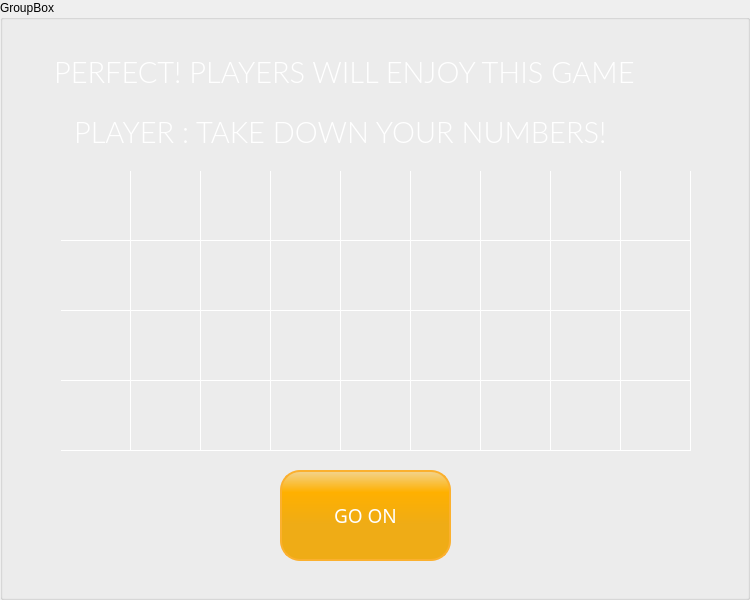
   <widget class="QGroupBox" name="groupBoxPrintedCards_90">
    <property name="geometry">
     <rect>
      <x>0</x>
      <y>-40</y>
      <width>750</width>
      <height>600</height>
     </rect>
    </property>
    <property name="title">
     <string>GroupBox</string>
    </property>
    <widget class="QTextEdit" name="textEditDisplayNumberOfPlayers_90">
     <property name="geometry">
      <rect>
       <x>50</x>
       <y>50</y>
       <width>641</width>
       <height>41</height>
      </rect>
     </property>
     <property name="sizePolicy">
      <sizepolicy hsizetype="Minimum" vsizetype="Minimum">
       <horstretch>0</horstretch>
       <verstretch>0</verstretch>
      </sizepolicy>
     </property>
     <property name="palette">
      <palette>
       <active>
        <colorrole role="Button">
         <brush brushstyle="SolidPattern">
          <color alpha="0">
           <red>0</red>
           <green>0</green>
           <blue>0</blue>
          </color>
         </brush>
        </colorrole>
        <colorrole role="Base">
         <brush brushstyle="NoBrush">
          <color alpha="255">
           <red>0</red>
           <green>0</green>
           <blue>0</blue>
          </color>
         </brush>
        </colorrole>
        <colorrole role="Window">
         <brush brushstyle="SolidPattern">
          <color alpha="0">
           <red>0</red>
           <green>0</green>
           <blue>0</blue>
          </color>
         </brush>
        </colorrole>
       </active>
       <inactive>
        <colorrole role="Button">
         <brush brushstyle="SolidPattern">
          <color alpha="0">
           <red>0</red>
           <green>0</green>
           <blue>0</blue>
          </color>
         </brush>
        </colorrole>
        <colorrole role="Base">
         <brush brushstyle="NoBrush">
          <color alpha="255">
           <red>0</red>
           <green>0</green>
           <blue>0</blue>
          </color>
         </brush>
        </colorrole>
        <colorrole role="Window">
         <brush brushstyle="SolidPattern">
          <color alpha="0">
           <red>0</red>
           <green>0</green>
           <blue>0</blue>
          </color>
         </brush>
        </colorrole>
       </inactive>
       <disabled>
        <colorrole role="Button">
         <brush brushstyle="SolidPattern">
          <color alpha="0">
           <red>0</red>
           <green>0</green>
           <blue>0</blue>
          </color>
         </brush>
        </colorrole>
        <colorrole role="Base">
         <brush brushstyle="NoBrush">
          <color alpha="255">
           <red>0</red>
           <green>0</green>
           <blue>0</blue>
          </color>
         </brush>
        </colorrole>
        <colorrole role="Window">
         <brush brushstyle="SolidPattern">
          <color alpha="0">
           <red>0</red>
           <green>0</green>
           <blue>0</blue>
          </color>
         </brush>
        </colorrole>
       </disabled>
      </palette>
     </property>
     <property name="font">
      <font>
       <family>Lato</family>
      </font>
     </property>
     <property name="autoFillBackground">
      <bool>false</bool>
     </property>
     <property name="styleSheet">
      <string notr="true">background-color: rgba(0,0,0,0%);
border-color: rgba(0,0,0,0%)</string>
     </property>
     <property name="inputMethodHints">
      <set>Qt::ImhNone</set>
     </property>
     <property name="frameShape">
      <enum>QFrame::NoFrame</enum>
     </property>
     <property name="frameShadow">
      <enum>QFrame::Raised</enum>
     </property>
     <property name="lineWidth">
      <number>0</number>
     </property>
     <property name="verticalScrollBarPolicy">
      <enum>Qt::ScrollBarAlwaysOff</enum>
     </property>
     <property name="horizontalScrollBarPolicy">
      <enum>Qt::ScrollBarAlwaysOff</enum>
     </property>
     <property name="sizeAdjustPolicy">
      <enum>QAbstractScrollArea::AdjustIgnored</enum>
     </property>
     <property name="readOnly">
      <bool>true</bool>
     </property>
     <property name="html">
      <string>&lt;!DOCTYPE HTML PUBLIC &quot;-//W3C//DTD HTML 4.0//EN&quot; &quot;http://www.w3.org/TR/REC-html40/strict.dtd&quot;&gt;
&lt;html&gt;&lt;head&gt;&lt;meta name=&quot;qrichtext&quot; content=&quot;1&quot; /&gt;&lt;style type=&quot;text/css&quot;&gt;
p, li { white-space: pre-wrap; }
&lt;/style&gt;&lt;/head&gt;&lt;body style=&quot; font-family:'Lato'; font-size:9pt; font-weight:400; font-style:normal;&quot;&gt;
&lt;p style=&quot; margin-top:0px; margin-bottom:0px; margin-left:0px; margin-right:0px; -qt-block-indent:0; text-indent:0px;&quot;&gt;&lt;span style=&quot; font-family:'Sans Serif'; font-size:22pt; font-weight:296; color:#ffffff;&quot;&gt;PERFECT! PLAYERS WILL ENJOY THIS GAME&lt;/span&gt;&lt;/p&gt;&lt;/body&gt;&lt;/html&gt;</string>
     </property>
     <property name="tabStopWidth">
      <number>0</number>
     </property>
     <property name="cursorWidth">
      <number>0</number>
     </property>
    </widget>
    <widget class="QTextEdit" name="textEditTakeDownNumbers_90">
     <property name="geometry">
      <rect>
       <x>70</x>
       <y>110</y>
       <width>641</width>
       <height>41</height>
      </rect>
     </property>
     <property name="sizePolicy">
      <sizepolicy hsizetype="Minimum" vsizetype="Minimum">
       <horstretch>0</horstretch>
       <verstretch>0</verstretch>
      </sizepolicy>
     </property>
     <property name="palette">
      <palette>
       <active>
        <colorrole role="Button">
         <brush brushstyle="SolidPattern">
          <color alpha="0">
           <red>0</red>
           <green>0</green>
           <blue>0</blue>
          </color>
         </brush>
        </colorrole>
        <colorrole role="Base">
         <brush brushstyle="NoBrush">
          <color alpha="255">
           <red>0</red>
           <green>0</green>
           <blue>0</blue>
          </color>
         </brush>
        </colorrole>
        <colorrole role="Window">
         <brush brushstyle="SolidPattern">
          <color alpha="0">
           <red>0</red>
           <green>0</green>
           <blue>0</blue>
          </color>
         </brush>
        </colorrole>
       </active>
       <inactive>
        <colorrole role="Button">
         <brush brushstyle="SolidPattern">
          <color alpha="0">
           <red>0</red>
           <green>0</green>
           <blue>0</blue>
          </color>
         </brush>
        </colorrole>
        <colorrole role="Base">
         <brush brushstyle="NoBrush">
          <color alpha="255">
           <red>0</red>
           <green>0</green>
           <blue>0</blue>
          </color>
         </brush>
        </colorrole>
        <colorrole role="Window">
         <brush brushstyle="SolidPattern">
          <color alpha="0">
           <red>0</red>
           <green>0</green>
           <blue>0</blue>
          </color>
         </brush>
        </colorrole>
       </inactive>
       <disabled>
        <colorrole role="Button">
         <brush brushstyle="SolidPattern">
          <color alpha="0">
           <red>0</red>
           <green>0</green>
           <blue>0</blue>
          </color>
         </brush>
        </colorrole>
        <colorrole role="Base">
         <brush brushstyle="NoBrush">
          <color alpha="255">
           <red>0</red>
           <green>0</green>
           <blue>0</blue>
          </color>
         </brush>
        </colorrole>
        <colorrole role="Window">
         <brush brushstyle="SolidPattern">
          <color alpha="0">
           <red>0</red>
           <green>0</green>
           <blue>0</blue>
          </color>
         </brush>
        </colorrole>
       </disabled>
      </palette>
     </property>
     <property name="font">
      <font>
       <family>Lato</family>
      </font>
     </property>
     <property name="autoFillBackground">
      <bool>false</bool>
     </property>
     <property name="styleSheet">
      <string notr="true">background-color: rgba(0,0,0,0%);
border-color: rgba(0,0,0,0%)</string>
     </property>
     <property name="inputMethodHints">
      <set>Qt::ImhNone</set>
     </property>
     <property name="frameShape">
      <enum>QFrame::NoFrame</enum>
     </property>
     <property name="frameShadow">
      <enum>QFrame::Raised</enum>
     </property>
     <property name="lineWidth">
      <number>0</number>
     </property>
     <property name="verticalScrollBarPolicy">
      <enum>Qt::ScrollBarAlwaysOff</enum>
     </property>
     <property name="horizontalScrollBarPolicy">
      <enum>Qt::ScrollBarAlwaysOff</enum>
     </property>
     <property name="sizeAdjustPolicy">
      <enum>QAbstractScrollArea::AdjustIgnored</enum>
     </property>
     <property name="readOnly">
      <bool>true</bool>
     </property>
     <property name="html">
      <string>&lt;!DOCTYPE HTML PUBLIC &quot;-//W3C//DTD HTML 4.0//EN&quot; &quot;http://www.w3.org/TR/REC-html40/strict.dtd&quot;&gt;
&lt;html&gt;&lt;head&gt;&lt;meta name=&quot;qrichtext&quot; content=&quot;1&quot; /&gt;&lt;style type=&quot;text/css&quot;&gt;
p, li { white-space: pre-wrap; }
&lt;/style&gt;&lt;/head&gt;&lt;body style=&quot; font-family:'Lato'; font-size:9pt; font-weight:400; font-style:normal;&quot;&gt;
&lt;p style=&quot; margin-top:0px; margin-bottom:0px; margin-left:0px; margin-right:0px; -qt-block-indent:0; text-indent:0px;&quot;&gt;&lt;span style=&quot; font-family:'Sans Serif'; font-size:22pt; font-weight:296; color:#ffffff;&quot;&gt;PLAYER : TAKE DOWN YOUR NUMBERS!&lt;/span&gt;&lt;/p&gt;&lt;/body&gt;&lt;/html&gt;</string>
     </property>
     <property name="tabStopWidth">
      <number>0</number>
     </property>
     <property name="cursorWidth">
      <number>0</number>
     </property>
    </widget>
    <widget class="QTableWidget" name="tableWidget_Card90">
     <property name="enabled">
      <bool>true</bool>
     </property>
     <property name="geometry">
      <rect>
       <x>60</x>
       <y>170</y>
       <width>661</width>
       <height>301</height>
      </rect>
     </property>
     <property name="palette">
      <palette>
       <active>
        <colorrole role="Button">
         <brush brushstyle="SolidPattern">
          <color alpha="0">
           <red>0</red>
           <green>0</green>
           <blue>0</blue>
          </color>
         </brush>
        </colorrole>
        <colorrole role="Text">
         <brush brushstyle="SolidPattern">
          <color alpha="255">
           <red>255</red>
           <green>255</green>
           <blue>255</blue>
          </color>
         </brush>
        </colorrole>
        <colorrole role="Base">
         <brush brushstyle="NoBrush">
          <color alpha="255">
           <red>0</red>
           <green>0</green>
           <blue>0</blue>
          </color>
         </brush>
        </colorrole>
        <colorrole role="Window">
         <brush brushstyle="SolidPattern">
          <color alpha="0">
           <red>0</red>
           <green>0</green>
           <blue>0</blue>
          </color>
         </brush>
        </colorrole>
       </active>
       <inactive>
        <colorrole role="Button">
         <brush brushstyle="SolidPattern">
          <color alpha="0">
           <red>0</red>
           <green>0</green>
           <blue>0</blue>
          </color>
         </brush>
        </colorrole>
        <colorrole role="Text">
         <brush brushstyle="SolidPattern">
          <color alpha="255">
           <red>255</red>
           <green>255</green>
           <blue>255</blue>
          </color>
         </brush>
        </colorrole>
        <colorrole role="Base">
         <brush brushstyle="NoBrush">
          <color alpha="255">
           <red>0</red>
           <green>0</green>
           <blue>0</blue>
          </color>
         </brush>
        </colorrole>
        <colorrole role="Window">
         <brush brushstyle="SolidPattern">
          <color alpha="0">
           <red>0</red>
           <green>0</green>
           <blue>0</blue>
          </color>
         </brush>
        </colorrole>
       </inactive>
       <disabled>
        <colorrole role="Button">
         <brush brushstyle="SolidPattern">
          <color alpha="0">
           <red>0</red>
           <green>0</green>
           <blue>0</blue>
          </color>
         </brush>
        </colorrole>
        <colorrole role="Text">
         <brush brushstyle="SolidPattern">
          <color alpha="255">
           <red>190</red>
           <green>190</green>
           <blue>190</blue>
          </color>
         </brush>
        </colorrole>
        <colorrole role="Base">
         <brush brushstyle="NoBrush">
          <color alpha="255">
           <red>0</red>
           <green>0</green>
           <blue>0</blue>
          </color>
         </brush>
        </colorrole>
        <colorrole role="Window">
         <brush brushstyle="SolidPattern">
          <color alpha="0">
           <red>0</red>
           <green>0</green>
           <blue>0</blue>
          </color>
         </brush>
        </colorrole>
       </disabled>
      </palette>
     </property>
     <property name="font">
      <font>
       <pointsize>20</pointsize>
      </font>
     </property>
     <property name="styleSheet">
      <string notr="true">background-color: rgba(0,0,0,0%);
gridline-color: #ffffff;
</string>
     </property>
     <property name="lineWidth">
      <number>1</number>
     </property>
     <property name="rowCount">
      <number>4</number>
     </property>
     <property name="columnCount">
      <number>9</number>
     </property>
     <attribute name="horizontalHeaderVisible">
      <bool>false</bool>
     </attribute>
     <attribute name="horizontalHeaderDefaultSectionSize">
      <number>70</number>
     </attribute>
     <attribute name="verticalHeaderVisible">
      <bool>false</bool>
     </attribute>
     <attribute name="verticalHeaderDefaultSectionSize">
      <number>70</number>
     </attribute>
     <row/>
     <row/>
     <row/>
     <row/>
     <column/>
     <column/>
     <column/>
     <column/>
     <column/>
     <column/>
     <column/>
     <column/>
     <column/>
    </widget>
    <widget class="QPushButton" name="pushButton90BallsGoOn">
     <property name="geometry">
      <rect>
       <x>280</x>
       <y>470</y>
       <width>171</width>
       <height>91</height>
      </rect>
     </property>
     <property name="palette">
      <palette>
       <active>
        <colorrole role="WindowText">
         <brush brushstyle="SolidPattern">
          <color alpha="255">
           <red>255</red>
           <green>255</green>
           <blue>255</blue>
          </color>
         </brush>
        </colorrole>
        <colorrole role="Button">
         <brush brushstyle="LinearGradientPattern">
          <gradient startx="0.000000000000000" starty="0.000000000000000" endx="0.000000000000000" endy="0.600000000000000" type="LinearGradient" spread="PadSpread" coordinatemode="ObjectBoundingMode">
           <gradientstop position="0.000000000000000">
            <color alpha="255">
             <red>242</red>
             <green>212</green>
             <blue>144</blue>
            </color>
           </gradientstop>
           <gradientstop position="0.400000000000000">
            <color alpha="255">
             <red>255</red>
             <green>176</green>
             <blue>0</blue>
            </color>
           </gradientstop>
           <gradientstop position="1.000000000000000">
            <color alpha="255">
             <red>239</red>
             <green>172</green>
             <blue>22</blue>
            </color>
           </gradientstop>
          </gradient>
         </brush>
        </colorrole>
        <colorrole role="ButtonText">
         <brush brushstyle="SolidPattern">
          <color alpha="255">
           <red>255</red>
           <green>255</green>
           <blue>255</blue>
          </color>
         </brush>
        </colorrole>
        <colorrole role="Base">
         <brush brushstyle="LinearGradientPattern">
          <gradient startx="0.000000000000000" starty="0.000000000000000" endx="0.000000000000000" endy="0.600000000000000" type="LinearGradient" spread="PadSpread" coordinatemode="ObjectBoundingMode">
           <gradientstop position="0.000000000000000">
            <color alpha="255">
             <red>242</red>
             <green>212</green>
             <blue>144</blue>
            </color>
           </gradientstop>
           <gradientstop position="0.400000000000000">
            <color alpha="255">
             <red>255</red>
             <green>176</green>
             <blue>0</blue>
            </color>
           </gradientstop>
           <gradientstop position="1.000000000000000">
            <color alpha="255">
             <red>239</red>
             <green>172</green>
             <blue>22</blue>
            </color>
           </gradientstop>
          </gradient>
         </brush>
        </colorrole>
        <colorrole role="Window">
         <brush brushstyle="LinearGradientPattern">
          <gradient startx="0.000000000000000" starty="0.000000000000000" endx="0.000000000000000" endy="0.600000000000000" type="LinearGradient" spread="PadSpread" coordinatemode="ObjectBoundingMode">
           <gradientstop position="0.000000000000000">
            <color alpha="255">
             <red>242</red>
             <green>212</green>
             <blue>144</blue>
            </color>
           </gradientstop>
           <gradientstop position="0.400000000000000">
            <color alpha="255">
             <red>255</red>
             <green>176</green>
             <blue>0</blue>
            </color>
           </gradientstop>
           <gradientstop position="1.000000000000000">
            <color alpha="255">
             <red>239</red>
             <green>172</green>
             <blue>22</blue>
            </color>
           </gradientstop>
          </gradient>
         </brush>
        </colorrole>
       </active>
       <inactive>
        <colorrole role="WindowText">
         <brush brushstyle="SolidPattern">
          <color alpha="255">
           <red>255</red>
           <green>255</green>
           <blue>255</blue>
          </color>
         </brush>
        </colorrole>
        <colorrole role="Button">
         <brush brushstyle="LinearGradientPattern">
          <gradient startx="0.000000000000000" starty="0.000000000000000" endx="0.000000000000000" endy="0.600000000000000" type="LinearGradient" spread="PadSpread" coordinatemode="ObjectBoundingMode">
           <gradientstop position="0.000000000000000">
            <color alpha="255">
             <red>242</red>
             <green>212</green>
             <blue>144</blue>
            </color>
           </gradientstop>
           <gradientstop position="0.400000000000000">
            <color alpha="255">
             <red>255</red>
             <green>176</green>
             <blue>0</blue>
            </color>
           </gradientstop>
           <gradientstop position="1.000000000000000">
            <color alpha="255">
             <red>239</red>
             <green>172</green>
             <blue>22</blue>
            </color>
           </gradientstop>
          </gradient>
         </brush>
        </colorrole>
        <colorrole role="ButtonText">
         <brush brushstyle="SolidPattern">
          <color alpha="255">
           <red>255</red>
           <green>255</green>
           <blue>255</blue>
          </color>
         </brush>
        </colorrole>
        <colorrole role="Base">
         <brush brushstyle="LinearGradientPattern">
          <gradient startx="0.000000000000000" starty="0.000000000000000" endx="0.000000000000000" endy="0.600000000000000" type="LinearGradient" spread="PadSpread" coordinatemode="ObjectBoundingMode">
           <gradientstop position="0.000000000000000">
            <color alpha="255">
             <red>242</red>
             <green>212</green>
             <blue>144</blue>
            </color>
           </gradientstop>
           <gradientstop position="0.400000000000000">
            <color alpha="255">
             <red>255</red>
             <green>176</green>
             <blue>0</blue>
            </color>
           </gradientstop>
           <gradientstop position="1.000000000000000">
            <color alpha="255">
             <red>239</red>
             <green>172</green>
             <blue>22</blue>
            </color>
           </gradientstop>
          </gradient>
         </brush>
        </colorrole>
        <colorrole role="Window">
         <brush brushstyle="LinearGradientPattern">
          <gradient startx="0.000000000000000" starty="0.000000000000000" endx="0.000000000000000" endy="0.600000000000000" type="LinearGradient" spread="PadSpread" coordinatemode="ObjectBoundingMode">
           <gradientstop position="0.000000000000000">
            <color alpha="255">
             <red>242</red>
             <green>212</green>
             <blue>144</blue>
            </color>
           </gradientstop>
           <gradientstop position="0.400000000000000">
            <color alpha="255">
             <red>255</red>
             <green>176</green>
             <blue>0</blue>
            </color>
           </gradientstop>
           <gradientstop position="1.000000000000000">
            <color alpha="255">
             <red>239</red>
             <green>172</green>
             <blue>22</blue>
            </color>
           </gradientstop>
          </gradient>
         </brush>
        </colorrole>
       </inactive>
       <disabled>
        <colorrole role="WindowText">
         <brush brushstyle="SolidPattern">
          <color alpha="255">
           <red>190</red>
           <green>190</green>
           <blue>190</blue>
          </color>
         </brush>
        </colorrole>
        <colorrole role="Button">
         <brush brushstyle="LinearGradientPattern">
          <gradient startx="0.000000000000000" starty="0.000000000000000" endx="0.000000000000000" endy="0.600000000000000" type="LinearGradient" spread="PadSpread" coordinatemode="ObjectBoundingMode">
           <gradientstop position="0.000000000000000">
            <color alpha="255">
             <red>242</red>
             <green>212</green>
             <blue>144</blue>
            </color>
           </gradientstop>
           <gradientstop position="0.400000000000000">
            <color alpha="255">
             <red>255</red>
             <green>176</green>
             <blue>0</blue>
            </color>
           </gradientstop>
           <gradientstop position="1.000000000000000">
            <color alpha="255">
             <red>239</red>
             <green>172</green>
             <blue>22</blue>
            </color>
           </gradientstop>
          </gradient>
         </brush>
        </colorrole>
        <colorrole role="ButtonText">
         <brush brushstyle="SolidPattern">
          <color alpha="255">
           <red>190</red>
           <green>190</green>
           <blue>190</blue>
          </color>
         </brush>
        </colorrole>
        <colorrole role="Base">
         <brush brushstyle="LinearGradientPattern">
          <gradient startx="0.000000000000000" starty="0.000000000000000" endx="0.000000000000000" endy="0.600000000000000" type="LinearGradient" spread="PadSpread" coordinatemode="ObjectBoundingMode">
           <gradientstop position="0.000000000000000">
            <color alpha="255">
             <red>242</red>
             <green>212</green>
             <blue>144</blue>
            </color>
           </gradientstop>
           <gradientstop position="0.400000000000000">
            <color alpha="255">
             <red>255</red>
             <green>176</green>
             <blue>0</blue>
            </color>
           </gradientstop>
           <gradientstop position="1.000000000000000">
            <color alpha="255">
             <red>239</red>
             <green>172</green>
             <blue>22</blue>
            </color>
           </gradientstop>
          </gradient>
         </brush>
        </colorrole>
        <colorrole role="Window">
         <brush brushstyle="LinearGradientPattern">
          <gradient startx="0.000000000000000" starty="0.000000000000000" endx="0.000000000000000" endy="0.600000000000000" type="LinearGradient" spread="PadSpread" coordinatemode="ObjectBoundingMode">
           <gradientstop position="0.000000000000000">
            <color alpha="255">
             <red>242</red>
             <green>212</green>
             <blue>144</blue>
            </color>
           </gradientstop>
           <gradientstop position="0.400000000000000">
            <color alpha="255">
             <red>255</red>
             <green>176</green>
             <blue>0</blue>
            </color>
           </gradientstop>
           <gradientstop position="1.000000000000000">
            <color alpha="255">
             <red>239</red>
             <green>172</green>
             <blue>22</blue>
            </color>
           </gradientstop>
          </gradient>
         </brush>
        </colorrole>
       </disabled>
      </palette>
     </property>
     <property name="font">
      <font>
       <family>Sans Serif</family>
       <pointsize>14</pointsize>
       <weight>50</weight>
       <bold>false</bold>
      </font>
     </property>
     <property name="autoFillBackground">
      <bool>false</bool>
     </property>
     <property name="styleSheet">
      <string notr="true">border: 2px solid #fbb02e;
border-radius: 20px;
background-color: qlineargradient(x1: 0, y1: 0, x2: 0, y2: 0.6, stop: 0 #f2d490, stop: 0.4 #ffb000 stop: 1 #efac16);
min-width: 80px;</string>
     </property>
     <property name="text">
      <string>GO ON</string>
     </property>
     <property name="checkable">
      <bool>true</bool>
     </property>
     <property name="autoExclusive">
      <bool>true</bool>
     </property>
    </widget>
   </widget>
